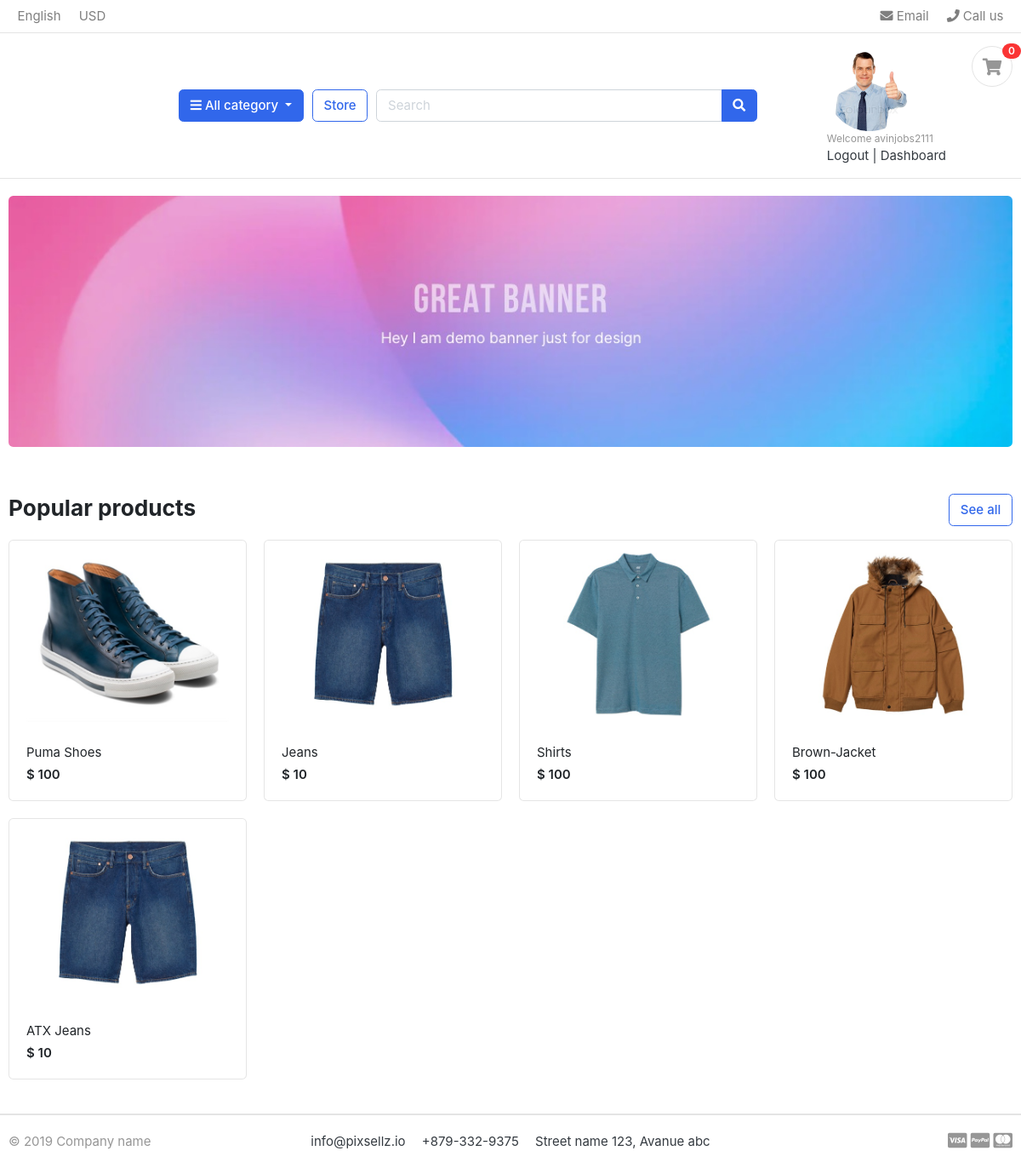
Page /home/ (signed in) on the committed database.
### accounts/models.py (models this page shows, shortened)
class UserProfile(models.Model):
    user = models.OneToOneField(User, on_delete=models.CASCADE)
    address_line_1 = models.TextField(max_length=500,blank=True)
    address_line_2 = models.TextField(max_length=500,blank=True)
    profile_picture = models.ImageField(upload_to="userprofile",blank=True,null=True)
    city = models.CharField(max_length = 20)
    state = models.CharField(max_length = 20)
    country = models.CharField(max_length = 20)
    zipcode = models.IntegerField(max_length = 10,null=True)
    phoneno = models.IntegerField(max_length=10,null=True)

### store/models.py (models this page shows, shortened)
class Product(models.Model):
    product_name = models.CharField(max_length=200,unique=True,blank=False)
    slug = models.SlugField(max_length=100,unique=True)
    description = models.TextField(max_length=500,blank=True)
    price = models.IntegerField()
    images = models.ImageField()
    stock = models.IntegerField()
    category = models.ForeignKey(category, on_delete = models.CASCADE)
    created_date = models.DateField(auto_now_add=True)
    modified_date = models.DateField(auto_now_add = True)
    is_available = models.BooleanField(default = True)

### DAkart/views.py (the view)
# urls.py: 2. Add a URL to urlpatterns:  path('', views.home, name='home')
def home(request):
    Products = Product.objects.all()
    context = {
        'Products':Products
    }
    return render(request,'home.html', context)

### carts/context_processors.py (called while the page is built)
def cartCounter(request,custom_cart=None):
    cart_count = 0
    try:
        custom_cart = Cart.objects.get(cart_id = cart_id(request))
        if request.user.is_authenticated:
            cart_items = CartItem.objects.filter(user=request.user,is_active=True)
            cart_count = cart_items.count()
        else:
            cart_items = CartItem.objects.all().filter(cart=custom_cart)
            cart_count = cart_items.count()
    except:
        cart_count=0
    return dict(count = cart_count)

### carts/views.py (called while the page is built)
def cart_id(request):
    cartId = request.session.session_key
    if not cartId:
        cartId = request.session.create()
    return  cartId

### category/context_processors.py (called while the page is built)
def menu_links(request):
   links = category.objects.all()
   return dict(links=links)

### templates/home.html (shortened to what this page needs)
{% extends 'base.html' %}
{% load static %}
{% block mainContent %}
    <section class="section-intro padding-y-sm">
    <div class="container">
    <div class="intro-banner-wrap">
        <img src="{% static 'images/banners/1.jpg' %}" class="img-fluid rounded">
    </div>
    </div>
    </section>
    <section class="section-name padding-y-sm">
    <div class="container">
    <header class="section-heading">
        <a href="./store.html" class="btn btn-outline-primary float-right">See all</a>
        <h3 class="section-title">Popular products</h3>
    </header>
    <div class="row">
        {% for product in Products %}
        <div class="col-md-3">
            <div class="card card-product-grid">
                <a href="{% url 'product_detail' product.category.slug product.slug  %}" class="img-wrap"> <img src="{{ product.images.url }}"> </a>
                <figcaption class="info-wrap">
                    <a href="{% url 'product_detail' product.category.slug product.slug  %}" class="title">{{ product.product_name }}</a>
                    <div class="price mt-1">$ {{ product.price }}</div>
                </figcaption>
            </div>
        </div>
        {% endfor %}
    </div>
    </div>
    </section>
{% endblock %}

### templates/includes/header.html (shortened to what this page needs)
<header class="section-header">
    <nav class="navbar p-md-0 navbar-expand-sm navbar-light border-bottom">
    <div class="container">
      <div class="collapse navbar-collapse" id="navbarTop4">
        <ul class="navbar-nav mr-auto">
            <li class="nav-item dropdown">
                 <a href="#" class="nav-link">   English </a>
            </li>
            <li class="nav-item dropdown">
                <a href="#" class="nav-link"> USD </a>
            </li>
        </ul>
        <ul class="navbar-nav">
            <li><a href="#" class="nav-link"> <i class="fa fa-envelope"></i> Email </a></li>
            <li><a href="#" class="nav-link"> <i class="fa fa-phone"></i> Call us </a></li>
        </ul>
      </div>
    </div>
    </nav>
    <section class="header-main border-bottom">
        <div class="container">
    <div class="row align-items-center">
        <div class="col-lg col-sm col-md col-6 flex-grow-0">
            <div class="category-wrap dropdown d-inline-block float-right">
                <button type="button" class="btn btn-primary dropdown-toggle" data-toggle="dropdown">
                    <i class="fa fa-bars"></i> All category
                </button>
            </div>
        </div>
        <a href="{% url 'store' %}" class="btn btn-outline-primary">Store</a>
        <div class="col-lg  col-md-6 col-sm-12 col">
            <form action="{% url 'search' %}" class="search" >
                <div class="input-group w-100">
                    <input type="text" class="form-control" name="keyword" style="width:60%;" placeholder="Search">
                    <div class="input-group-append">
                      <button class="btn btn-primary" type="submit">
                        <i class="fa fa-search"></i>
                      </button>
                    </div>
                </div>
            </form>
        </div>
        <div class="col-lg-3 col-sm-6 col-8 order-2 order-lg-3">
                    <div class="d-flex justify-content-end mb-3 mb-lg-0">
                        <div class="widget-header">
                            <div>
                                {% if user.id is not None %}
                                <img src="{{ user.userprofile.profile_picture.url }}" width ="100" height="100" style="border-radius:50%">
                                <small class="title text-muted">Welcome {{ user.username }}</small>
                                <a href="{% url 'logout' %}">Logout</a> <span class="dark-transp"> | </span>
                                <a href="{% url 'dashboard' %}"> Dashboard</a>
                                {% else %}
                                <small class="title text-muted">Welcome guest!</small>
                                <a href="{% url 'login' %}">Sign in</a> <span class="dark-transp"> | </span>
                                <a href="{% url 'registration' %}"> Register</a>
                                {% endif %}
                            </div>
                        </div>
                        <a href="{% url 'cart' %}" class="widget-header pl-3 ml-3">
                            <div class="icon icon-sm rounded-circle border"><i class="fa fa-shopping-cart"></i></div>
                            <span class="badge badge-pill badge-danger notify">{{ count }}</span>
                        </a>
                    </div>
                </div>
    </div>
        </div>
    </section>
    </header>

### DAkart/static/css/ui.css (style rules this page uses)
html { font-family: "Inter", sans-serif; font-size: 15px; }
.img-wrap { text-align: center; display: block; }
.img-wrap img { max-width: 100%; }
.icon-xs, .icon-sm, .icon-md, .icon-lg { display: inline-block; text-align: center; flex-shrink: 0; flex-grow: 0; }
.icon-sm { width: 48px; height: 48px; line-height: 48px !important; font-size: 20px; }
.padding-y-sm { padding-top: 20px; padding-bottom: 20px; }
.section-heading { margin-bottom: 20px; margin-top: 15px; }
.section-title { color: #212529; }
.header-main { position: relative; padding-top: 1rem; padding-bottom: 1rem; }
.widget-header { display: inline-block; vertical-align: middle; position: relative; }
.widget-header a { color: #343a40; }
.widget-header i { color: #969696; }
.widget-header .title { display: block; }
.widget-header .notify { position: absolute; top: -3px; right: -10px; }
[class*=card-product] a.title { color: #212529; display: block; }
[class*=card-product] .img-wrap { overflow: hidden; position: relative; }
[class*=card-product] .img-wrap img { height: 100%; max-width: 100%; width: auto; display: inline-block; -o-object-fit: cover; object-fit: cover; }
.card-product-grid { margin-bottom: 20px; }
.card-product-grid .img-wrap { border-radius: 0.2rem 0.2rem 0 0; height: 220px; }
.card-product-grid .info-wrap { overflow: hidden; padding: 18px 20px; }
.card .img-wrap { overflow: hidden; }
.notify { position: absolute; top: -4px; right: -10px; display: inline-block; padding: 0.25em 0.6em; font-size: 12px; line-height: 1; text-align: center; border-radius: 3rem; color: #fff; background-color: #fa3434; }
.price { font-weight: 600; color: #212529; }

### rows in the picture
Product: images (picture), product_name "Puma Shoes", price "100"
Product: images (picture), product_name "Jeans", price "10"
Product: images (picture), product_name "Shirts", price "100"
Product: images (picture), product_name "Brown-Jacket", price "100"
Product: images (picture), product_name "ATX Jeans", price "10"

### other values in the picture
{{ user.username }} "avinjobs2111"
{{ count }} "0"
